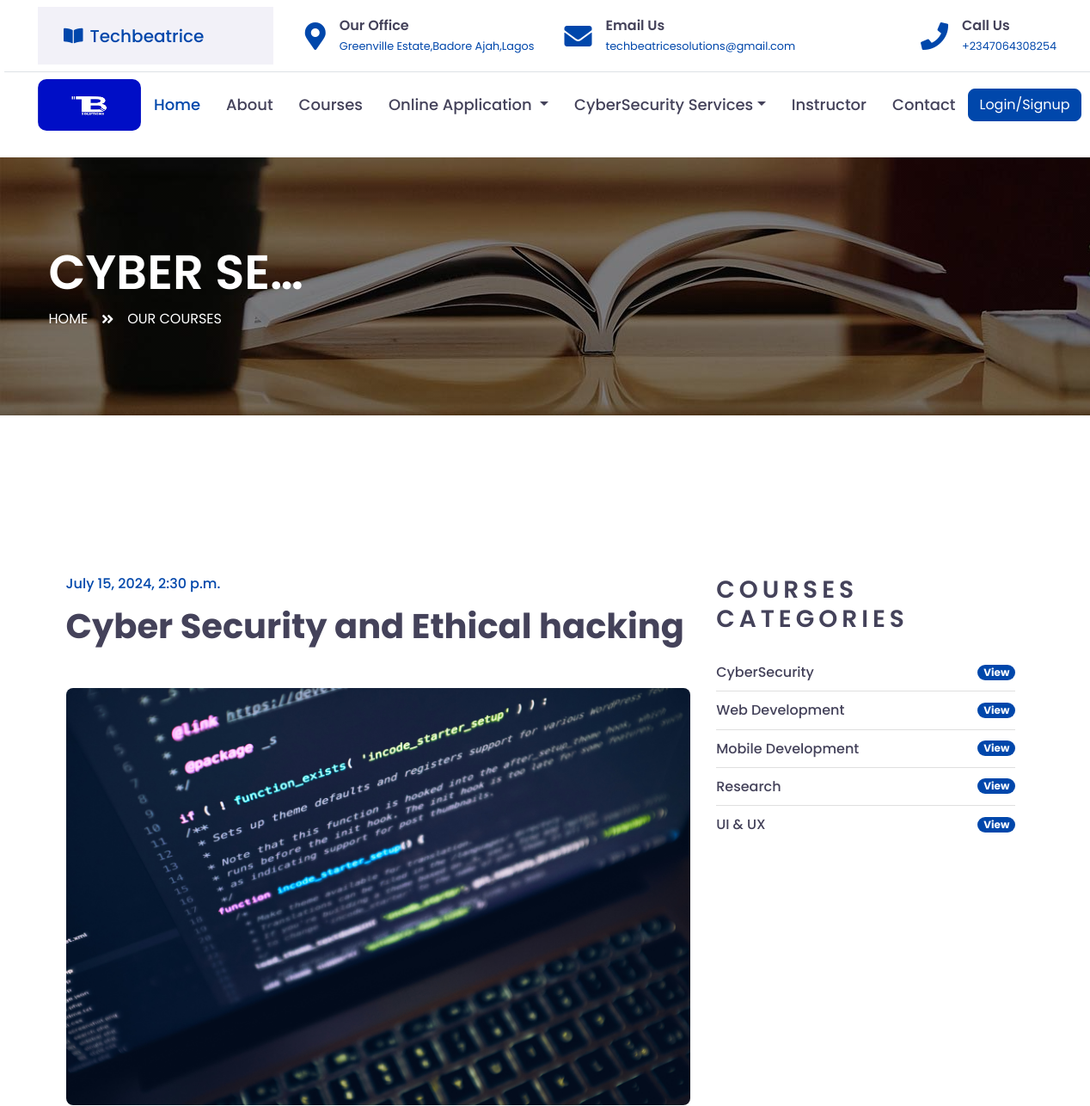
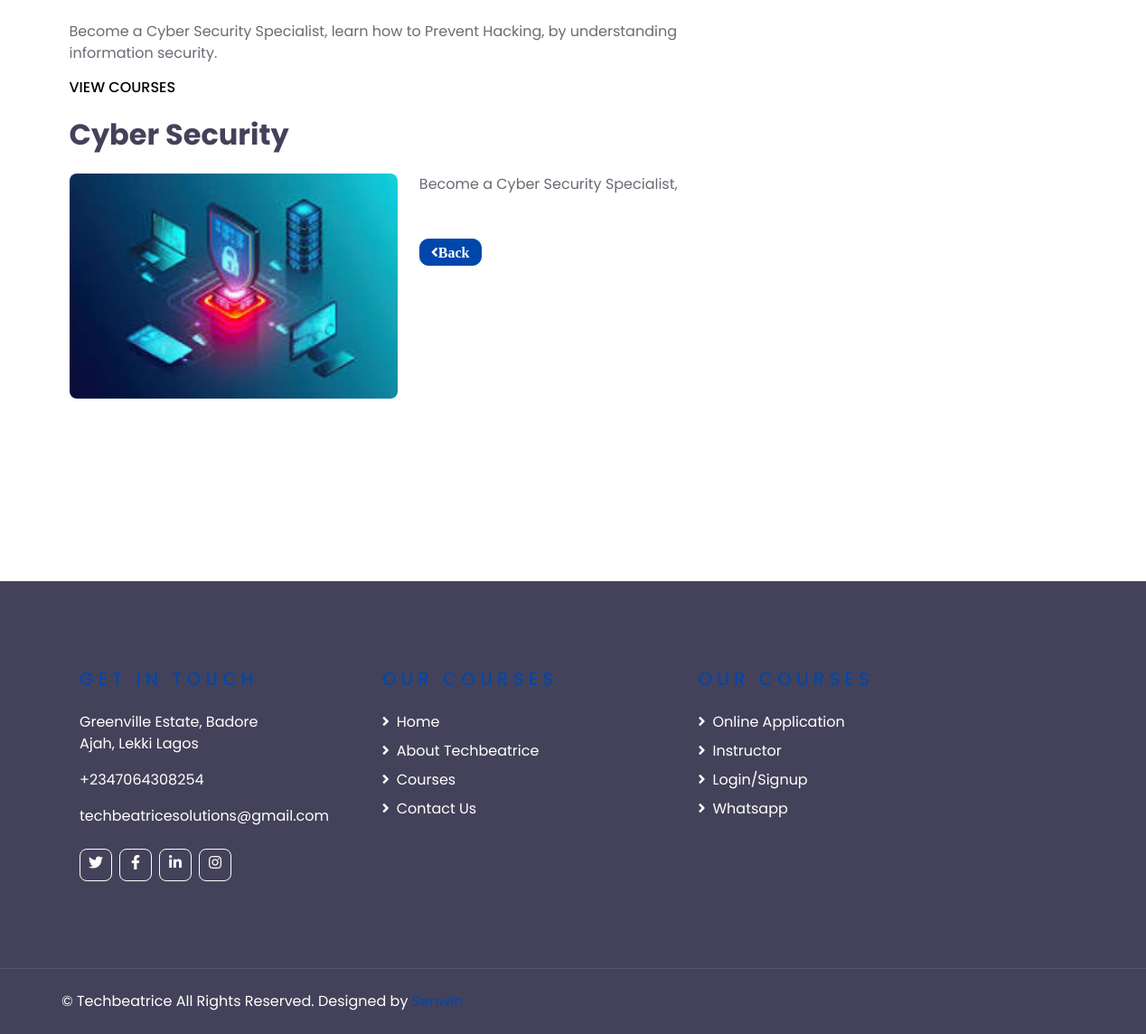
The page /article2/1/ on the database its author committed (2 pictures, top to bottom).
### techbeatrice/models.py (models this page shows, shortened)
class Techbeatrice_Courses_PostModel(models.Model):
    techbeatrice_courses_title = models.CharField(max_length =255, blank=True, null=True)
    techbeatrice_courses_sub_title = models.CharField(max_length =255, blank=True, null=True)
    techbeatrice_courses_cost_price = models.IntegerField(default ='0', blank=True, null=True)
    techbeatrice_courses_description = models.TextField()
    techbeatrice_courses_sub_description = models.TextField()
    techbeatrice_courses_img = models.ImageField(upload_to ='tech_courses_img/',blank=True,null=True)
    techbeatrice_courses_sub_img = models.ImageField(upload_to ='tech_courses_sub_img/',blank=True,null=True)
    techbeatrice_courses_slug = models.SlugField (max_length =255,blank=True, null=True)
    techbeatrice_courses_publish_date = models.DateTimeField (auto_now_add= True)
    techbeatrice_courses_author = models.ForeignKey(User, on_delete=models.CASCADE)
    class Meta:
        ordering =['-techbeatrice_courses_publish_date']

### techbeatrice/views.py (the view, shortened to what this page needs)
# urls.py: path('article2/<int:pk>/', SecondTechbeatriceDetailViewArticleDetailView.as_view(), name="second_detail"),
class SecondTechbeatriceDetailViewArticleDetailView(DetailView):
    model = Techbeatrice_Courses_PostModel
    template_name = 'techbeatrice/second_article_detail.html'
    context_object_name = 'second_techbeatrices'

### templates/techbeatrice/second_article_detail.html (shortened to what this page needs)
{% extends "base.html" %}
{% load static %}
{% block content %}
    <div class="container-fluid page-header" style="margin-bottom: 90px;">
        <div class="container">
            <div class="d-flex flex-column justify-content-center" style="min-height: 300px">
                <h3 class="display-4 text-white text-uppercase">{{ object.techbeatrice_courses_title|truncatechars:9}}</h3>
                <div class="d-inline-flex text-white">
                    <p class="m-0 text-uppercase"><a class="text-white" href="{% url 'home' %}">Home</a></p>
                    <i class="fa fa-angle-double-right pt-1 px-3"></i>
                    <p class="m-0 text-uppercase"><a class="text-white" href="{% url 'techbeatrice_courses' %}">Our Courses</a></p>
                </div>
            </div>
        </div>
    </div>
    <div class="container-fluid py-5">
        <div class="container py-5">
            <div class="row">
                <div class="col-lg-8">
                    <div class="mb-5">
                        <h6 class="text-primary mb-3">{{ object.techbeatrice_courses_publish_date }}</h6>
                        <h1 class="mb-5">{{ object.techbeatrice_courses_title }}</h1>
                        <img class="img-fluid rounded w-100 mb-4" src="{{ object.techbeatrice_courses_img.url }}" alt="Image">
                        <p>{{ object.techbeatrice_courses_description }}</p>
                        <h6 class="m-0 text-uppercase"><a class="text-black" href="{% url 'techbeatrice_courses' %}">View Courses</a></h6><br>
                        <h2 class="mb-4">{{ object.techbeatrice_courses_sub_title }}</h2>
                        <img class="img-fluid rounded w-50 float-left mr-4 mb-3" src="{{ object.techbeatrice_courses_sub_img.url }}" alt="Image">
                        <p>{{ object.techbeatrice_courses_sub_description }}</p>
                    </div>
                    <div class="btn-wrapper">
                        <a href=""onclick="history.back(); return false;" class="btn btn-primary"style="border-radius: 10px;"><i class="fa fa-angle-left">Back</i></a>
                    </div>
                </div>
                <div class="col-lg-4 mt-5 mt-lg-0">
            <div class="mb-5">
                <h3 class="text-uppercase mb-4" style="letter-spacing: 5px;">Courses Categories</h3>
                <ul class="list-group list-group-flush">
                    <li class="list-group-item d-flex justify-content-between align-items-center px-0">
                        <a href="{% url 'techbeatrice_courses' %}" class="text-decoration-none h6 m-0">CyberSecurity</a>
                        <a href="{% url 'techbeatrice_courses' %}"><span class="badge badge-primary badge-pill">View</span></a>
                    </li>
                    <li class="list-group-item d-flex justify-content-between align-items-center px-0">
                        <a href="{% url 'techbeatrice_courses' %}" class="text-decoration-none h6 m-0">Web Development</a>
                        <a href="{% url 'techbeatrice_courses' %}"><span class="badge badge-primary badge-pill">View</span></a>
                    </li>
                    <li class="list-group-item d-flex justify-content-between align-items-center px-0">
                        <a href="{% url 'techbeatrice_courses' %}" class="text-decoration-none h6 m-0">Mobile Development</a>
                        <a href="{% url 'techbeatrice_courses' %}"><span class="badge badge-primary badge-pill">View</span></a>
                    </li>
                    <li class="list-group-item d-flex justify-content-between align-items-center px-0">
                        <a href="{% url 'techbeatrice_courses' %}" class="text-decoration-none h6 m-0">Research</a>
                        <a href="{% url 'techbeatrice_courses' %}"><span class="badge badge-primary badge-pill">View</span></a>
                    </li>
                    <li class="list-group-item d-flex justify-content-between align-items-center px-0">
                        <a href="{% url 'techbeatrice_courses' %}" class="text-decoration-none h6 m-0">UI & UX</a>
                        <a href="{% url 'techbeatrice_courses' %}"><span class="badge badge-primary badge-pill">View</span></a>
                    </li>
                </ul>
            </div>
                </div>
            </div>
        </div>
    </div>
{% endblock %}

### rows shown on the page
Techbeatrice_Courses_PostModel: techbeatrice_courses_title "CYBER SE…", techbeatrice_courses_publish_date "July 15, 2024, 2:30 p.m.", techbeatrice_courses_title "Cyber Security and Ethical hacking", techbeatrice_courses_img (picture), techbeatrice_courses_description "Become a Cyber Security Specialist, learn how to Prevent Hacking, by understanding information security.", techbeatrice_courses_sub_title "Cyber Security", techbeatrice_courses_sub_img (picture), techbeatrice_courses_sub_description "Become a Cyber Security Specialist,"
